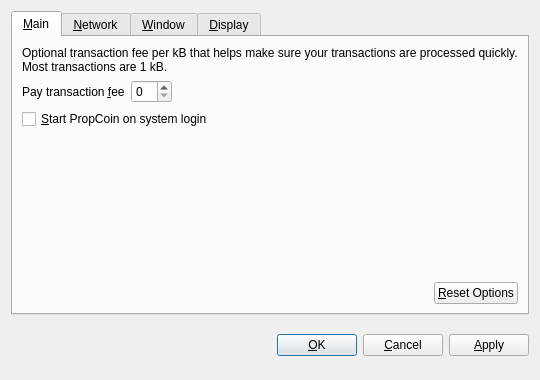
<?xml version="1.0" encoding="UTF-8"?>
<ui version="4.0">
 <class>OptionsDialog</class>
 <widget class="QDialog" name="OptionsDialog">
  <property name="geometry">
   <rect>
    <x>0</x>
    <y>0</y>
    <width>540</width>
    <height>380</height>
   </rect>
  </property>
  <property name="windowTitle">
   <string>Options</string>
  </property>
  <property name="modal">
   <bool>true</bool>
  </property>
  <layout class="QVBoxLayout" name="verticalLayout">
   <item>
    <widget class="QTabWidget" name="tabWidget">
     <property name="tabPosition">
      <enum>QTabWidget::North</enum>
     </property>
     <property name="currentIndex">
      <number>0</number>
     </property>
     <widget class="QWidget" name="tabMain">
      <attribute name="title">
       <string>&amp;Main</string>
      </attribute>
      <layout class="QVBoxLayout" name="verticalLayout_Main">
       <item>
        <widget class="QLabel" name="transactionFeeInfoLabel">
         <property name="text">
          <string>Optional transaction fee per kB that helps make sure your transactions are processed quickly. Most transactions are 1 kB.</string>
         </property>
         <property name="textFormat">
          <enum>Qt::PlainText</enum>
         </property>
         <property name="wordWrap">
          <bool>true</bool>
         </property>
        </widget>
       </item>
       <item>
        <layout class="QHBoxLayout" name="horizontalLayout_1_Main">
         <item>
          <widget class="QLabel" name="transactionFeeLabel">
           <property name="text">
            <string>Pay transaction &amp;fee</string>
           </property>
           <property name="textFormat">
            <enum>Qt::PlainText</enum>
           </property>
           <property name="buddy">
            <cstring>transactionFee</cstring>
           </property>
          </widget>
         </item>
         <item>
          <widget class="BitcoinAmountField" name="transactionFee"/>
         </item>
         <item>
          <spacer name="horizontalSpacer_1_Main">
           <property name="orientation">
            <enum>Qt::Horizontal</enum>
           </property>
           <property name="sizeHint" stdset="0">
            <size>
             <width>40</width>
             <height>20</height>
            </size>
           </property>
          </spacer>
         </item>
        </layout>
       </item>
       <item>
        <widget class="QCheckBox" name="bitcoinAtStartup">
         <property name="toolTip">
          <string>Automatically start PropCoin after logging in to the system.</string>
         </property>
         <property name="text">
          <string>&amp;Start PropCoin on system login</string>
         </property>
        </widget>
       </item>
       <item>
        <spacer name="verticalSpacer_Main">
         <property name="orientation">
          <enum>Qt::Vertical</enum>
         </property>
         <property name="sizeHint" stdset="0">
          <size>
           <width>20</width>
           <height>40</height>
          </size>
         </property>
        </spacer>
       </item>
       <item>
        <layout class="QHBoxLayout" name="horizontalLayout_2_Main">
         <item>
          <spacer name="horizontalSpacer_2_Main">
           <property name="orientation">
            <enum>Qt::Horizontal</enum>
           </property>
           <property name="sizeHint" stdset="0">
            <size>
             <width>40</width>
             <height>20</height>
            </size>
           </property>
          </spacer>
         </item>
         <item>
          <widget class="QPushButton" name="resetButton">
           <property name="toolTip">
            <string>Reset all client options to default.</string>
           </property>
           <property name="text">
            <string>&amp;Reset Options</string>
           </property>
           <property name="autoDefault">
            <bool>false</bool>
           </property>
          </widget>
         </item>
        </layout>
       </item>
      </layout>
     </widget>
     <widget class="QWidget" name="tabNetwork">
      <attribute name="title">
       <string>&amp;Network</string>
      </attribute>
      <layout class="QVBoxLayout" name="verticalLayout_Network">
       <item>
        <widget class="QCheckBox" name="mapPortUpnp">
         <property name="toolTip">
          <string>Automatically open the PropCoin client port on the router. This only works when your router supports UPnP and it is enabled.</string>
         </property>
         <property name="text">
          <string>Map port using &amp;UPnP</string>
         </property>
        </widget>
       </item>
       <item>
        <widget class="QCheckBox" name="connectSocks">
         <property name="toolTip">
          <string>Connect to the PropCoin network through a SOCKS proxy (e.g. when connecting through Tor).</string>
         </property>
         <property name="text">
          <string>&amp;Connect through SOCKS proxy:</string>
         </property>
        </widget>
       </item>
       <item>
        <layout class="QHBoxLayout" name="horizontalLayout_Network">
         <item>
          <widget class="QLabel" name="proxyIpLabel">
           <property name="text">
            <string>Proxy &amp;IP:</string>
           </property>
           <property name="textFormat">
            <enum>Qt::PlainText</enum>
           </property>
           <property name="buddy">
            <cstring>proxyIp</cstring>
           </property>
          </widget>
         </item>
         <item>
          <widget class="QValidatedLineEdit" name="proxyIp">
           <property name="maximumSize">
            <size>
             <width>140</width>
             <height>16777215</height>
            </size>
           </property>
           <property name="toolTip">
            <string>IP address of the proxy (e.g. 127.0.0.1)</string>
           </property>
          </widget>
         </item>
         <item>
          <widget class="QLabel" name="proxyPortLabel">
           <property name="text">
            <string>&amp;Port:</string>
           </property>
           <property name="textFormat">
            <enum>Qt::PlainText</enum>
           </property>
           <property name="buddy">
            <cstring>proxyPort</cstring>
           </property>
          </widget>
         </item>
         <item>
          <widget class="QLineEdit" name="proxyPort">
           <property name="maximumSize">
            <size>
             <width>55</width>
             <height>16777215</height>
            </size>
           </property>
           <property name="toolTip">
            <string>Port of the proxy (e.g. 9050)</string>
           </property>
          </widget>
         </item>
         <item>
          <widget class="QLabel" name="socksVersionLabel">
           <property name="text">
            <string>SOCKS &amp;Version:</string>
           </property>
           <property name="textFormat">
            <enum>Qt::PlainText</enum>
           </property>
           <property name="buddy">
            <cstring>socksVersion</cstring>
           </property>
          </widget>
         </item>
         <item>
          <widget class="QValueComboBox" name="socksVersion">
           <property name="toolTip">
            <string>SOCKS version of the proxy (e.g. 5)</string>
           </property>
          </widget>
         </item>
         <item>
          <spacer name="horizontalSpacer_Network">
           <property name="orientation">
            <enum>Qt::Horizontal</enum>
           </property>
           <property name="sizeHint" stdset="0">
            <size>
             <width>40</width>
             <height>20</height>
            </size>
           </property>
          </spacer>
         </item>
        </layout>
       </item>
       <item>
        <spacer name="verticalSpacer_Network">
         <property name="orientation">
          <enum>Qt::Vertical</enum>
         </property>
         <property name="sizeHint" stdset="0">
          <size>
           <width>20</width>
           <height>40</height>
          </size>
         </property>
        </spacer>
       </item>
      </layout>
     </widget>
     <widget class="QWidget" name="tabWindow">
      <attribute name="title">
       <string>&amp;Window</string>
      </attribute>
      <layout class="QVBoxLayout" name="verticalLayout_Window">
       <item>
        <widget class="QCheckBox" name="minimizeToTray">
         <property name="toolTip">
          <string>Show only a tray icon after minimizing the window.</string>
         </property>
         <property name="text">
          <string>&amp;Minimize to the tray instead of the taskbar</string>
         </property>
        </widget>
       </item>
       <item>
        <widget class="QCheckBox" name="minimizeOnClose">
         <property name="toolTip">
          <string>Minimize instead of exit the application when the window is closed. When this option is enabled, the application will be closed only after selecting Quit in the menu.</string>
         </property>
         <property name="text">
          <string>M&amp;inimize on close</string>
         </property>
        </widget>
       </item>
       <item>
        <spacer name="verticalSpacer_Window">
         <property name="orientation">
          <enum>Qt::Vertical</enum>
         </property>
         <property name="sizeHint" stdset="0">
          <size>
           <width>20</width>
           <height>40</height>
          </size>
         </property>
        </spacer>
       </item>
      </layout>
     </widget>
     <widget class="QWidget" name="tabDisplay">
      <attribute name="title">
       <string>&amp;Display</string>
      </attribute>
      <layout class="QVBoxLayout" name="verticalLayout_Display">
       <item>
        <layout class="QHBoxLayout" name="horizontalLayout_1_Display">
         <item>
          <widget class="QLabel" name="langLabel">
           <property name="text">
            <string>User Interface &amp;language:</string>
           </property>
           <property name="textFormat">
            <enum>Qt::PlainText</enum>
           </property>
           <property name="buddy">
            <cstring>lang</cstring>
           </property>
          </widget>
         </item>
         <item>
          <widget class="QValueComboBox" name="lang">
           <property name="toolTip">
            <string>The user interface language can be set here. This setting will take effect after restarting PropCoin.</string>
           </property>
          </widget>
         </item>
        </layout>
       </item>
       <item>
        <layout class="QHBoxLayout" name="horizontalLayout_2_Display">
         <item>
          <widget class="QLabel" name="unitLabel">
           <property name="text">
            <string>&amp;Unit to show amounts in:</string>
           </property>
           <property name="textFormat">
            <enum>Qt::PlainText</enum>
           </property>
           <property name="buddy">
            <cstring>unit</cstring>
           </property>
          </widget>
         </item>
         <item>
          <widget class="QValueComboBox" name="unit">
           <property name="toolTip">
            <string>Choose the default subdivision unit to show in the interface and when sending coins.</string>
           </property>
          </widget>
         </item>
        </layout>
       </item>
       <item>
        <widget class="QCheckBox" name="displayAddresses">
         <property name="toolTip">
          <string>Whether to show PropCoin addresses in the transaction list or not.</string>
         </property>
         <property name="text">
          <string>&amp;Display addresses in transaction list</string>
         </property>
        </widget>
       </item>
       <item>
        <widget class="QCheckBox" name="coinControlFeatures">
         <property name="toolTip">
          <string>Whether to show coin control features or not.</string>
         </property>
         <property name="text">
          <string>Display coin &amp;control features (experts only!)</string>
         </property>
        </widget>
       </item>
       <item>
        <spacer name="verticalSpacer_Display">
         <property name="orientation">
          <enum>Qt::Vertical</enum>
         </property>
         <property name="sizeHint" stdset="0">
          <size>
           <width>20</width>
           <height>40</height>
          </size>
         </property>
        </spacer>
       </item>
      </layout>
     </widget>
    </widget>
   </item>
   <item>
    <layout class="QHBoxLayout" name="horizontalLayout_Buttons">
     <item>
      <spacer name="horizontalSpacer_1">
       <property name="orientation">
        <enum>Qt::Horizontal</enum>
       </property>
       <property name="sizeHint" stdset="0">
        <size>
         <width>40</width>
         <height>48</height>
        </size>
       </property>
      </spacer>
     </item>
     <item>
      <widget class="QLabel" name="statusLabel">
       <property name="font">
        <font>
         <weight>75</weight>
         <bold>true</bold>
        </font>
       </property>
       <property name="text">
        <string/>
       </property>
       <property name="textFormat">
        <enum>Qt::PlainText</enum>
       </property>
       <property name="wordWrap">
        <bool>true</bool>
       </property>
      </widget>
     </item>
     <item>
      <spacer name="horizontalSpacer_2">
       <property name="orientation">
        <enum>Qt::Horizontal</enum>
       </property>
       <property name="sizeHint" stdset="0">
        <size>
         <width>40</width>
         <height>48</height>
        </size>
       </property>
      </spacer>
     </item>
     <item>
      <widget class="QPushButton" name="okButton">
       <property name="text">
        <string>&amp;OK</string>
       </property>
      </widget>
     </item>
     <item>
      <widget class="QPushButton" name="cancelButton">
       <property name="text">
        <string>&amp;Cancel</string>
       </property>
       <property name="autoDefault">
        <bool>false</bool>
       </property>
      </widget>
     </item>
     <item>
      <widget class="QPushButton" name="applyButton">
       <property name="text">
        <string>&amp;Apply</string>
       </property>
       <property name="autoDefault">
        <bool>false</bool>
       </property>
      </widget>
     </item>
    </layout>
   </item>
  </layout>
 </widget>
 <customwidgets>
  <customwidget>
   <class>BitcoinAmountField</class>
   <extends>QSpinBox</extends>
   <header>bitcoinamountfield.h</header>
  </customwidget>
  <customwidget>
   <class>QValueComboBox</class>
   <extends>QComboBox</extends>
   <header>qvaluecombobox.h</header>
  </customwidget>
  <customwidget>
   <class>QValidatedLineEdit</class>
   <extends>QLineEdit</extends>
   <header>qvalidatedlineedit.h</header>
  </customwidget>
 </customwidgets>
 <resources/>
 <connections/>
</ui>
